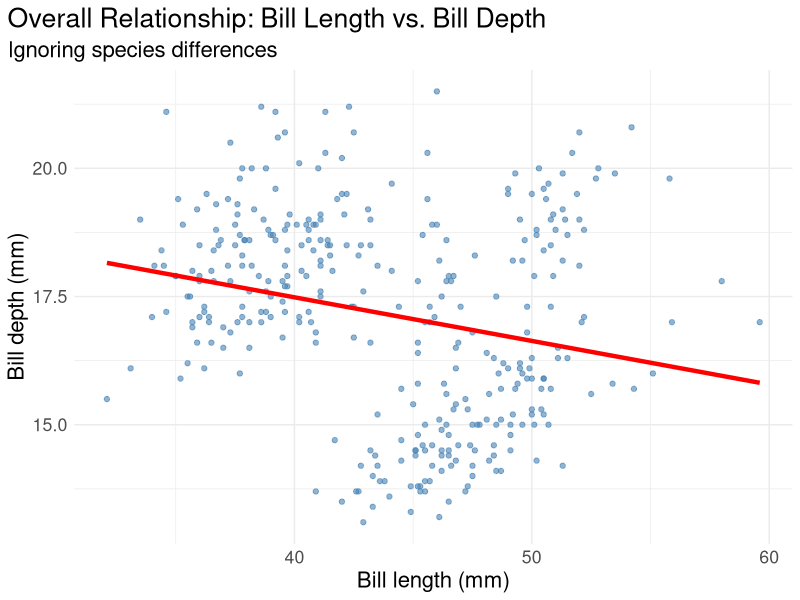
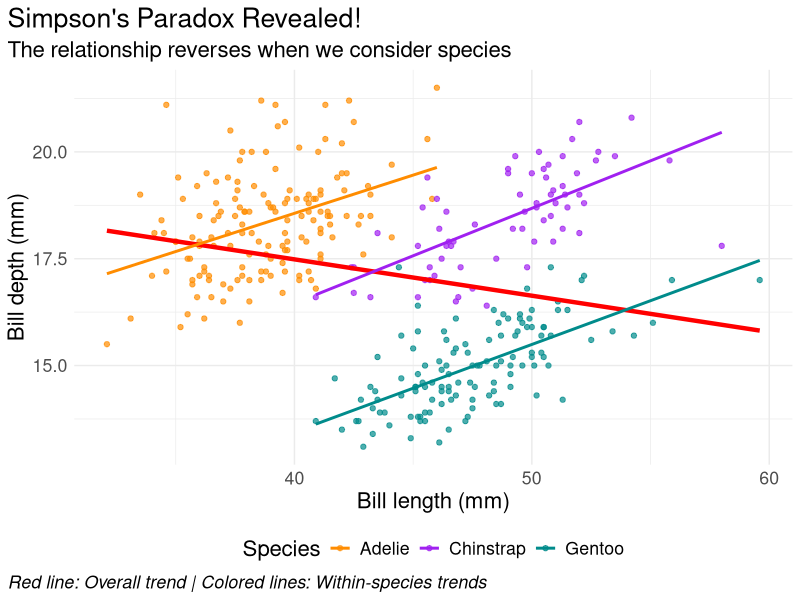
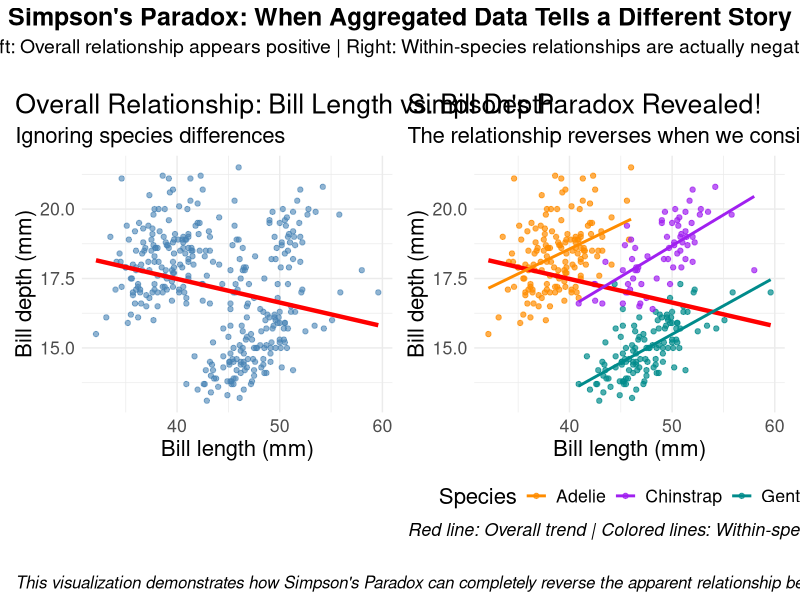

The R script that drew these images, in order:
## ---- chunk 1
#| message: false
#| warning: false
# Set CRAN mirror for package installation
options(repos = c(CRAN = "https://cran.rstudio.com/"))

# Install required packages if not already installed
if (!require(ggplot2, quietly = TRUE)) {
  install.packages("ggplot2")
  library(ggplot2)
}
if (!require(patchwork, quietly = TRUE)) {
  install.packages("patchwork")
  library(patchwork)
}
if (!require(palmerpenguins, quietly = TRUE)) {
  install.packages("palmerpenguins")
  library(palmerpenguins)
}

# Load packages
library(ggplot2)
library(patchwork)
library(palmerpenguins)
data(penguins)
## ---- chunk 2
#| message: false
#| warning: false
plot1 <- ggplot(data = penguins,
        aes(x = bill_length_mm,
        y = bill_depth_mm)) +
  theme_minimal() +
  geom_point(alpha = 0.6, color = "steelblue") +
  labs(title = "Overall Relationship: Bill Length vs. Bill Depth",
       subtitle = "Ignoring species differences",
       x = "Bill length (mm)",
       y = "Bill depth (mm)") +
  theme(plot.title.position = "plot",
        plot.caption = element_text(hjust = 0, face= "italic"),
        plot.caption.position = "plot",
        text = element_text(size = 16)) +
  geom_smooth(method = "lm", se = FALSE, color = "red", linewidth = 1.5)

plot1
## ---- chunk 3
#| message: false
#| warning: false
#| eval: true
#| fig-cap: "Simpson's Paradox Revealed: Overall vs. Species-Specific Relationships"

plot2 <- ggplot(data = penguins,
       aes(x = bill_length_mm,
           y = bill_depth_mm,
           color = species)) +
  theme_minimal() +
  geom_point(alpha = 0.7) +
  scale_color_manual(values = c("darkorange","purple","cyan4"),
                     name = "Species") +
  labs(title = "Simpson's Paradox Revealed!",
       subtitle = "The relationship reverses when we consider species",
       x = "Bill length (mm)",
       y = "Bill depth (mm)",
       caption = "Red line: Overall trend | Colored lines: Within-species trends") +
  theme(plot.title.position = "plot",
        plot.caption = element_text(hjust = 0, face = "italic"),
        plot.caption.position = "plot",
        legend.position = "bottom",
        text = element_text(size = 16)) +
  # Overall trend (ignoring species)
  geom_smooth(method = "lm", se = FALSE, color = "red", 
              linewidth = 1.5, alpha = 0.8) +
  # Species-specific trends
  geom_smooth(method = "lm", se = FALSE, linewidth = 1)

plot2
## ---- chunk 4
#| message: false
#| warning: false
#| fig-cap: "Simpson's Paradox: The Power of Side-by-Side Comparison"

# Create the side-by-side comparison using patchwork
comparison_plot <- (plot1 + plot2) +
  plot_annotation(
    title = "Simpson's Paradox: When Aggregated Data Tells a Different Story",
    subtitle = "Left: Overall relationship appears positive | Right: Within-species relationships are actually negative",
    caption = "This visualization demonstrates how Simpson's Paradox can completely reverse the apparent relationship between variables when we consider confounding factors (species in this case). The same data tells two completely different stories!",
    theme = theme(plot.title = element_text(size = 18, face = "bold", hjust = 0.5),
                  plot.subtitle = element_text(size = 14, hjust = 0.5, margin = margin(b = 20)),
                  plot.caption = element_text(size = 12, hjust = 0, face = "italic", 
                                            margin = margin(t = 20), lineheight = 1.3))
  )

comparison_plot
